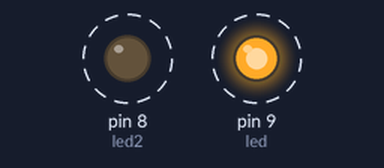
This sketch was run on a simulated Arduino Uno, built with avr-gcc and run on an emulated ATmega328P. On the bench: output pins drawn as LEDs (lit = HIGH). Dashed ring = blinking.

Above: at 0.2 s.
Timing chart, 0 to 3.0 s (numbered marks = the images above):
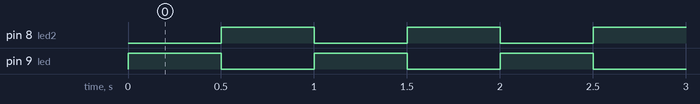

Measured:
- by itself, pin 8 (led2), pin 9 (led): alternates HIGH for 0.50 s and LOW for 0.50 s
- by itself, everything shown: repeats every 1.0 s, in 3 steps

The sketch:

TwoBlinksLed.ino
```cpp
//this code will blink two leds at different intervals

//declare the pin/led
int led = 9;
int led2 = 8;
void setup() {
  // put your setup code here, to run once:
  pinMode(led, OUTPUT);
  pinMode(led2, OUTPUT);
}

void loop() {
  // put your main code here, to run repeatedly:

  //this will turn on the led
  digitalWrite(led,HIGH);
  delay(500);

  //this will turn off the led with no delay
  digitalWrite(led,LOW);

  //this will turn on the second led
  digitalWrite(led2,HIGH);
  delay(500);

  //this will turn off the led with no delay
  digitalWrite(led2, LOW);
}
```
